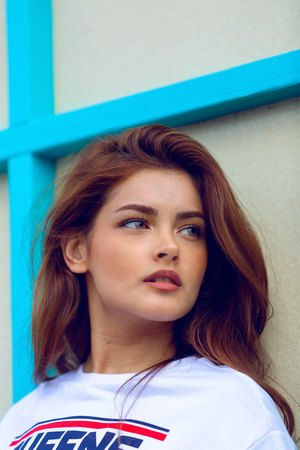
#> input picture opencv_images/girl.jpg, 300 x 450 px, found by its file name
$ python region_of_interest.py
#> lines starting #> are read from the running program, lines starting #| are printed output that depends on the picture; after the words box and inside, x2 and y2 are one past the last pixel; in counts of white or black regions, pixels touching at a corner belong together
#관심영역 지정
import cv2
import numpy as np

img = cv2.imread('C:/Users/Green/opencv_images/girl.jpg')
#> img is the input picture: shape (450, 300, 3); mean B, G, R 160, 151.1, 128.8

x = 110; y = 200; w = 50; h = 50 #roi 좌표
roi = img[y : y+h, x : x+w] #①roi 지정
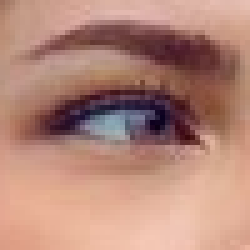
#> roi: shape (50, 50, 3) (shown 5 times larger); mean B, G, R 121.2, 135.1, 180

print(roi.shape)
#| (50, 50, 3)
cv2.rectangle(roi, (0,0), (h-1, w-1), (0,255,0)) #②roi에 사각형 그리기
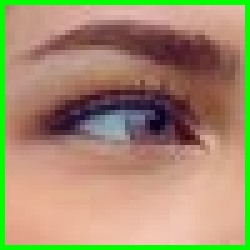
#> roi: shape (50, 50, 3) (shown 5 times larger); 7.84% of pixels changed, all inside (x1, y1, x2, y2) = (0, 0, 50, 50)
cv2.imshow("img", img)
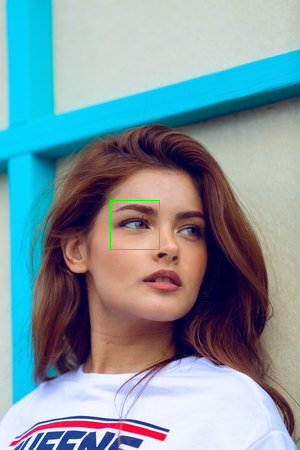
#> window 'img': shape (450, 300, 3); mean B, G, R 159.8, 151.2, 128.5

cv2.waitKey(0)
cv2.destroyAllWindows()
